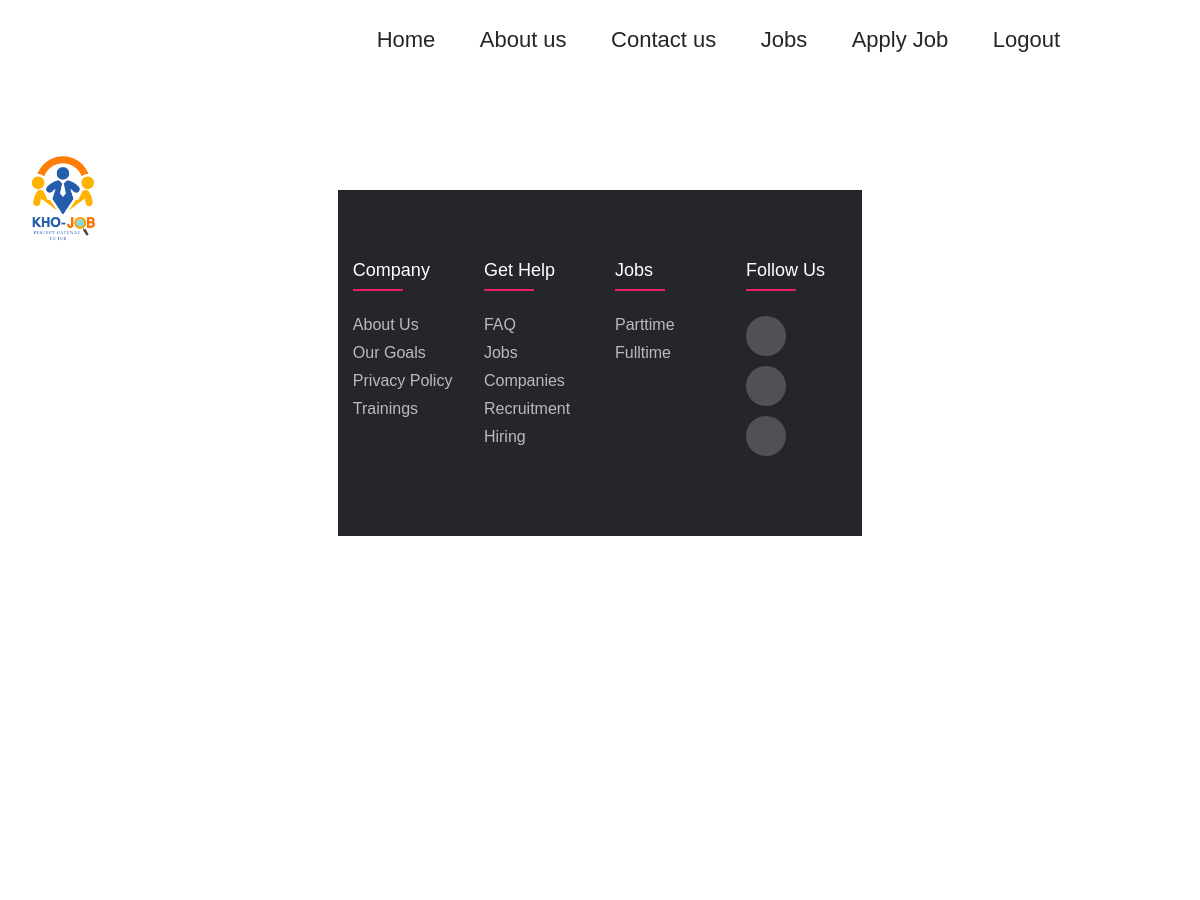
Page /newsdetails/ on the earlier database version.
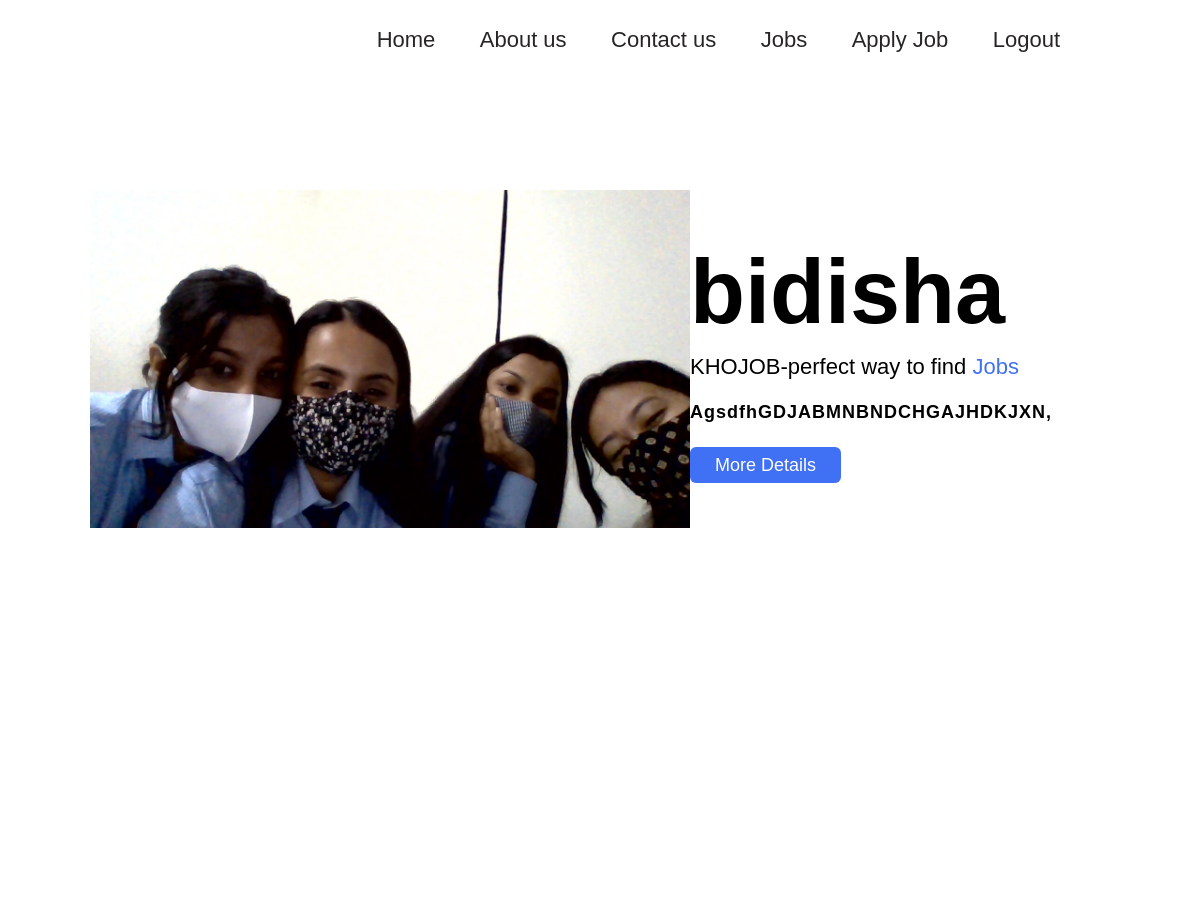
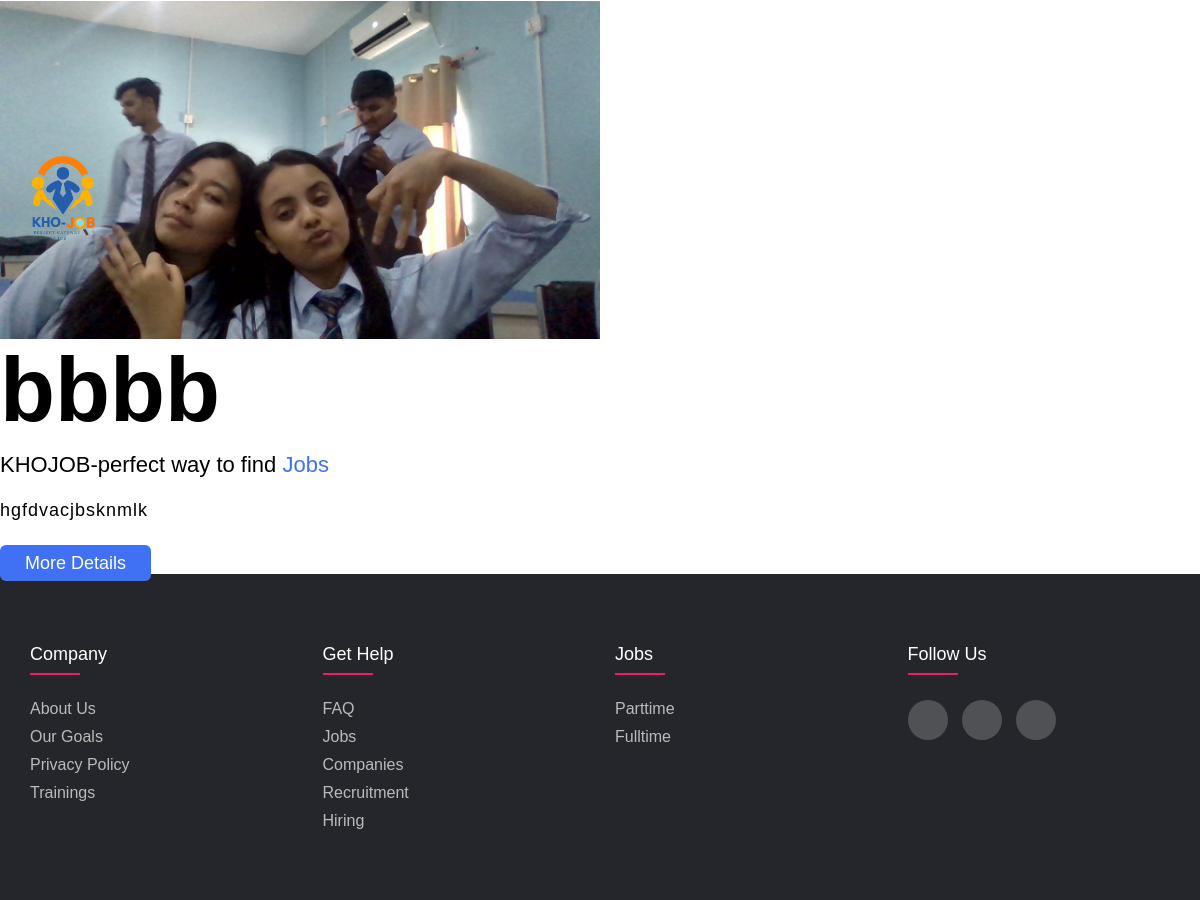
Same page on the later database version (2 pictures, top to bottom).
### news/models.py (models this page shows)
class News(models.Model):
    news_title=models.CharField(max_length=50)
    news_desc=HTMLField()
    news_images=models.FileField(upload_to="news/",max_length=250,null=True,default=None)
    news_slug=AutoSlugField(populate_from='news_title', unique=True,null=True,default=None)

### mediquick/views.py (the view)
# urls.py: path('newsdetails/',views.newsdetails)
def newsdetails(request):
    newsdetails=News.objects.all()
    dat={
        'newsdetails':newsdetails
    }
    return render(request,"news.html",dat)

### templates/news.html
<!DOCTYPE>
<html lang="en">
<head>
<link rel="stylesheet" href="/static/about.css">
 </head>
<body>
<header>
    <div class="logo">
      <img src="/static/imgg/KHO-JOBT.png" class="khojob">
</div>
    <nav>
      <ul>
        <li class="{% if request.path == '/' %} active{% endif %}"><a  href="{% url 'home' %}">Home</a> </li>
      <li class="{% if request.path == '/aboutus/' %} active{% endif %}"><a  href="{% url 'about' %}">About us</a> </li>
        <li><a  href="">Contact us</a> </li>
        <li><a href="Jobuser.php">Jobs</a></li>
        <li><a  href="apply.php">Apply Job</a> </li>
        <li><a href="index.php">Logout</a></li>
          </ul>
      </nav>
</header>
<section class="about-us">
    <div class="about">
      {%for newsdetails in newsdetails %}
      {% if newsdetails.news_images != Null %}
      <img src="/media/{{newsdetails.news_images}}" class="pic"/>
      {%endif%}
      <div class="text">
        <h2>{{newsdetails.news_title}}</h2>
        <h5>KHOJOB-perfect way to find <span>Jobs</span></h5>
          <p>{{newsdetails.news_desc | safe}}</p>
        <div class="data">
        <a href="#" class="hire">More Details</a>
        </div>
      </div>
    </div>
  </section>
  {%endfor%}
{% include "footer.html"%}
</body>
</html>

Differences in the rows shown:
added News: news_images (picture), news_title "bidisha", news_desc "AgsdfhGDJABMNBNDCHGAJHDKJXN,"
added News: news_images (picture), news_title "bbbb", news_desc "hgfdvacjbsknmlk"
